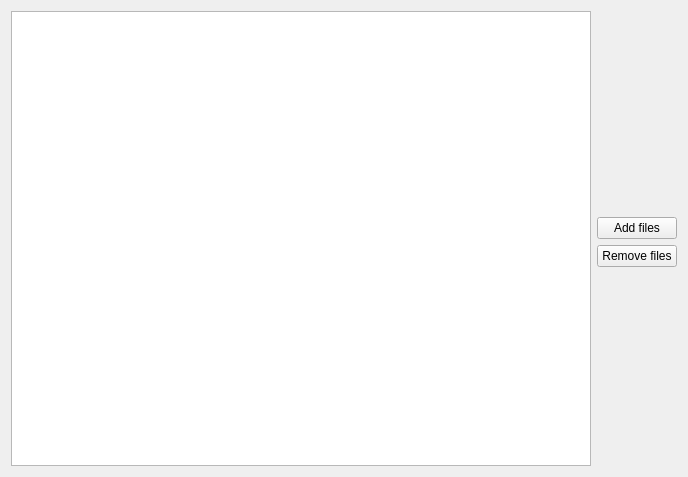
<?xml version="1.0" encoding="UTF-8"?>
<ui version="4.0">
 <class>WidgetFilesListClass</class>
 <widget class="QWidget" name="WidgetFilesListClass">
  <property name="geometry">
   <rect>
    <x>0</x>
    <y>0</y>
    <width>688</width>
    <height>477</height>
   </rect>
  </property>
  <property name="windowTitle">
   <string>Form</string>
  </property>
  <layout class="QGridLayout" name="gridLayout">
   <item row="0" column="0">
    <layout class="QGridLayout" name="layoutTableVar">
     <item row="1" column="1">
      <widget class="QPushButton" name="pushAddFiles">
       <property name="text">
        <string>Add files</string>
       </property>
      </widget>
     </item>
     <item row="2" column="1">
      <widget class="QPushButton" name="pushRemoveFiles">
       <property name="text">
        <string>Remove files</string>
       </property>
      </widget>
     </item>
     <item row="0" column="1">
      <spacer name="verticalSpacer">
       <property name="orientation">
        <enum>Qt::Vertical</enum>
       </property>
       <property name="sizeHint" stdset="0">
        <size>
         <width>20</width>
         <height>40</height>
        </size>
       </property>
      </spacer>
     </item>
     <item row="3" column="1">
      <spacer name="verticalSpacer_2">
       <property name="orientation">
        <enum>Qt::Vertical</enum>
       </property>
       <property name="sizeHint" stdset="0">
        <size>
         <width>20</width>
         <height>40</height>
        </size>
       </property>
      </spacer>
     </item>
     <item row="0" column="0" rowspan="4">
      <widget class="QListWidget" name="filesList">
       <property name="selectionMode">
        <enum>QAbstractItemView::ExtendedSelection</enum>
       </property>
       <property name="selectionBehavior">
        <enum>QAbstractItemView::SelectRows</enum>
       </property>
      </widget>
     </item>
    </layout>
   </item>
  </layout>
 </widget>
 <resources/>
 <connections/>
</ui>
